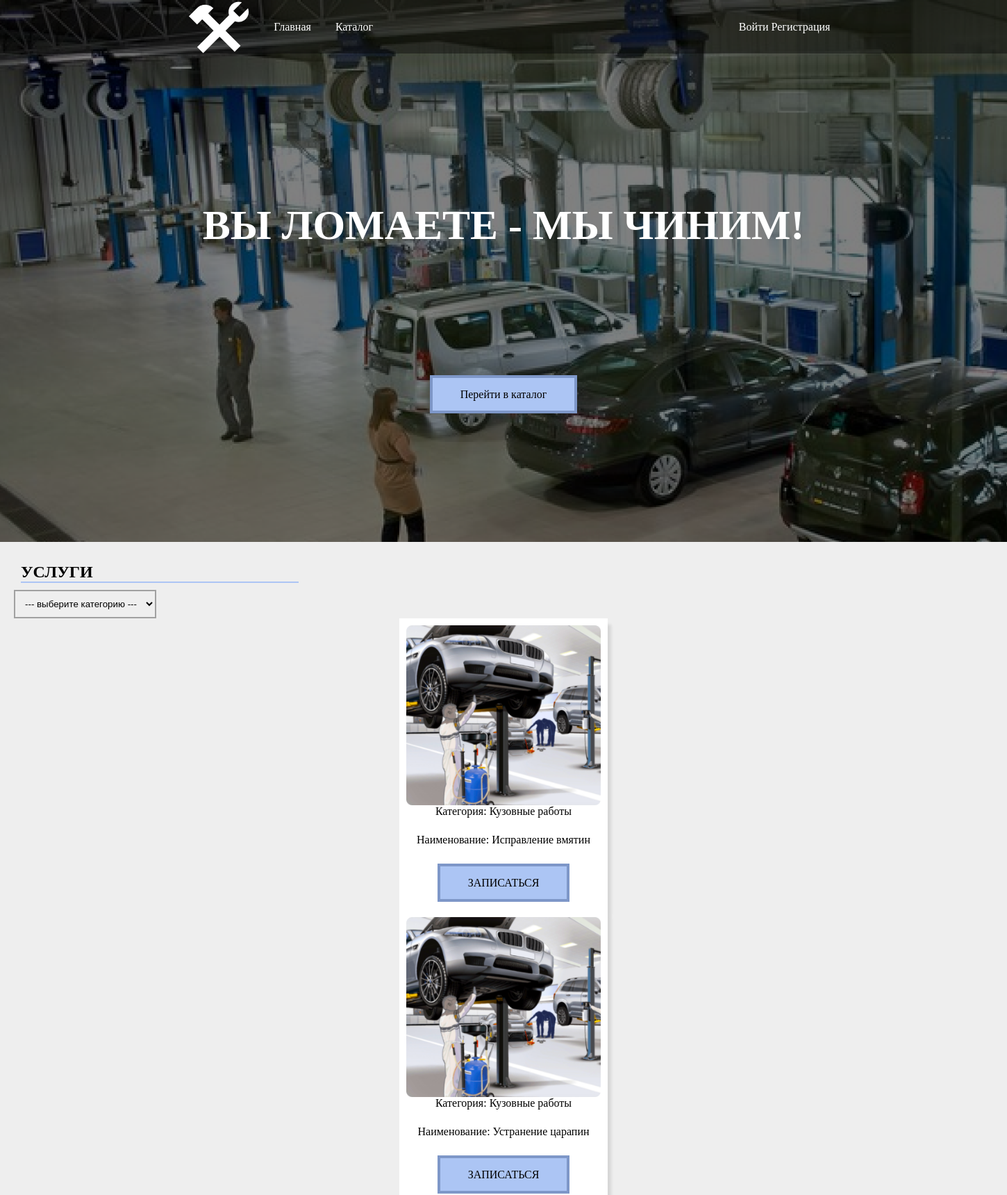
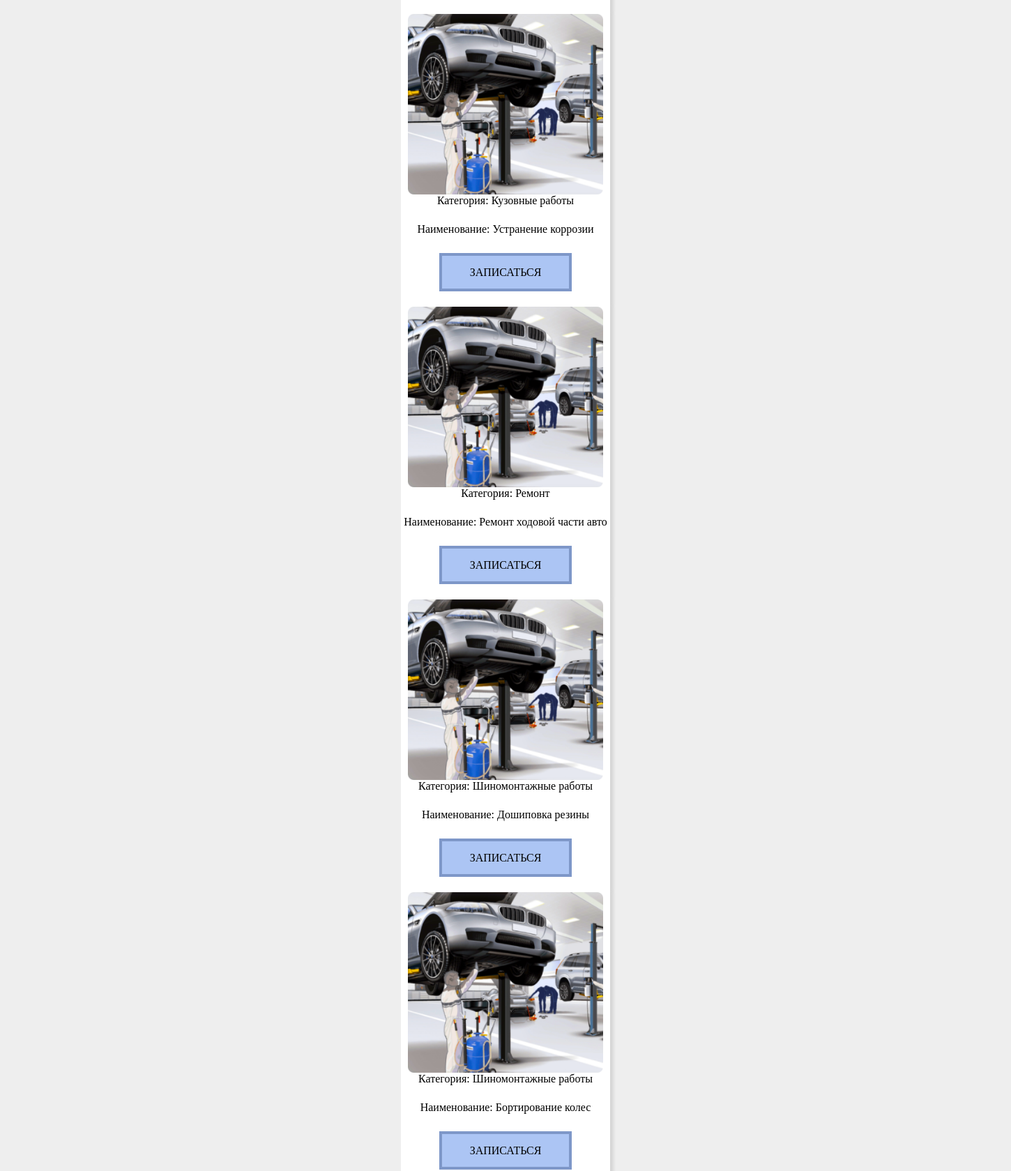
The page / (upper part) on the database its author committed (2 pictures, top to bottom).
### STSSite/models.py (models this page shows, shortened)
class Uslugi(models.Model):
    name = models.CharField(max_length=25)
    cat = models.CharField(max_length=20, default='кузовные работы')
    class Meta:
        verbose_name_plural = 'Услуги'

### STSSite/views.py (the view)
# urls.py: path('', views.index, name='index'),
def index(request):
    usluga = Uslugi.objects.all
    return render(request, 'index.html', context={'usluga':usluga})

### STSSite/templates/index.html (shortened to what this page needs)
{% extends 'base.html' %}
{% load static %}
{% load tags_filter %}
{% block content %}
<div class="main" style="background: url({% static 'media/BG.png' %});">
    <div class="content">
        <h1>ВЫ ЛОМАЕТЕ - МЫ ЧИНИМ!</h1>
        <div class="btn"><a href="{% url 'order_create' %}">Перейти в каталог</a></div>
    </div>
</div>
<div class="service">
    <h2>УСЛУГИ</h2>
    <select>
        <option>--- выберите категорию ---</option>
    </select>
    <div class="cards">
      {% for uslugi in usluga %}
        <div class="card">
            <img src="{% static 'media/filler.png' %}">
            <div class="card-content">
                <p>Категория: {{uslugi.cat}}</p>
                <p>Наименование: {{uslugi.name}}</p>
                <div class="btn"><a href="{% url 'order_create' %}">ЗАПИСАТЬСЯ</a></div>
            </div>
        </div>
   {% endfor %}
    </div>
</div>
        {% endblock %}

### STSSite/templates/base.html (shortened to what this page needs)
<!DOCTYPE html>
{% load static %}
<html lang="ru">
<head>
    <link rel="stylesheet" href="{% static 'css/style.css' %}">
</head>
<body>
    <nav>
        <div class="menu">
            <img src="{% static 'media/logo.png' %}">
            <a href="">Главная</a>
            <a href="">Каталог</a>
        </div>
         <div class="login_menu">
             {% if user.is_authenticated %}
             Здравствуйте, {{ user }}
             <a href="{% url 'logout' %}">Выйти</a>
            {% else %}
            <a href="{% url 'login' %}">Войти</a>
             <a href="{% url 'registration' %}">Регистрация</a>
            {% endif %}
        </div>
    </nav>
    <main>
        {% block content %}
        {% endblock %}
    </main>
</body>
</html>

### STSSite/static/css/style.css (style rules this page uses)
* { margin: 0 auto; }
body { background: #EEEEEE; }
.main { height: 780px; display: flex; color: white; flex-direction: column; align-items: center; justify-content: center; text-align: center; }
.main h1 { font-size: 60px; margin-bottom: 200px; }
.btn > a { color: black; background: #ACC5F4; text-decoration: none; padding: 15px 40px; border: 4px solid #7E97C8; transition: .2s; }
.btn { margin: 20px; }
.content { height: 200px; }
.menu { display: flex; align-items: center; width: 300px; justify-content: space-around; }
nav { position: fixed; display: flex; justify-content: space-around; align-items: center; width: 100%; background: rgba(0, 0, 0, 0.4) }
nav a { color: white; text-decoration: none; transition: .2s; }
.service { max-width: 1440px; padding: 20px; }
h2 { border-bottom: 2px solid #ACC5F4; width: 400px; margin: 10px; }
select { padding: 10px; border: none; border: 2px solid #A1A1A1; outline: none; }
.card { background: white; width: 300px; text-align: center; height: 400px; display: flex; flex-direction: column; justify-content: space-between; padding: 10px 0; box-shadow: 5px 9px 4px rgba(0, 0, 0, 0.1); }
.card-content { height: 150px; display: flex; flex-direction: column; justify-content: space-between; }
.card img { width: 280px; object-fit:cover; }

### rows shown on the page
Uslugi: cat "Кузовные работы", name "Исправление вмятин"
Uslugi: cat "Кузовные работы", name "Устранение царапин"
Uslugi: cat "Кузовные работы", name "Устранение коррозии"
Uslugi: cat "Ремонт", name "Ремонт ходовой части авто"
Uslugi: cat "Шиномонтажные работы", name "Дошиповка резины"
Uslugi: cat "Шиномонтажные работы", name "Бортирование колес"
